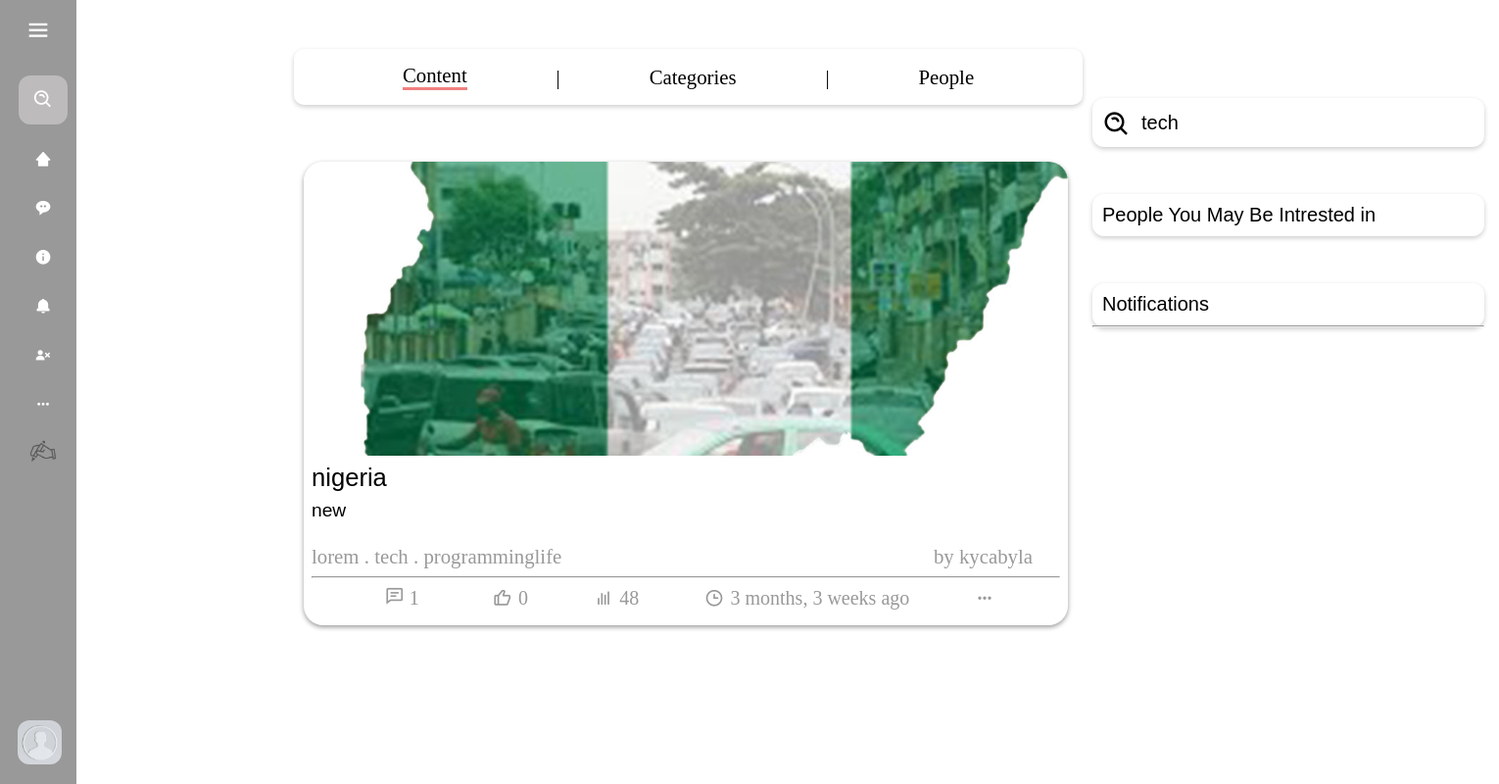
Page /search?q=tech&type=category (signed in) on the earlier database version.
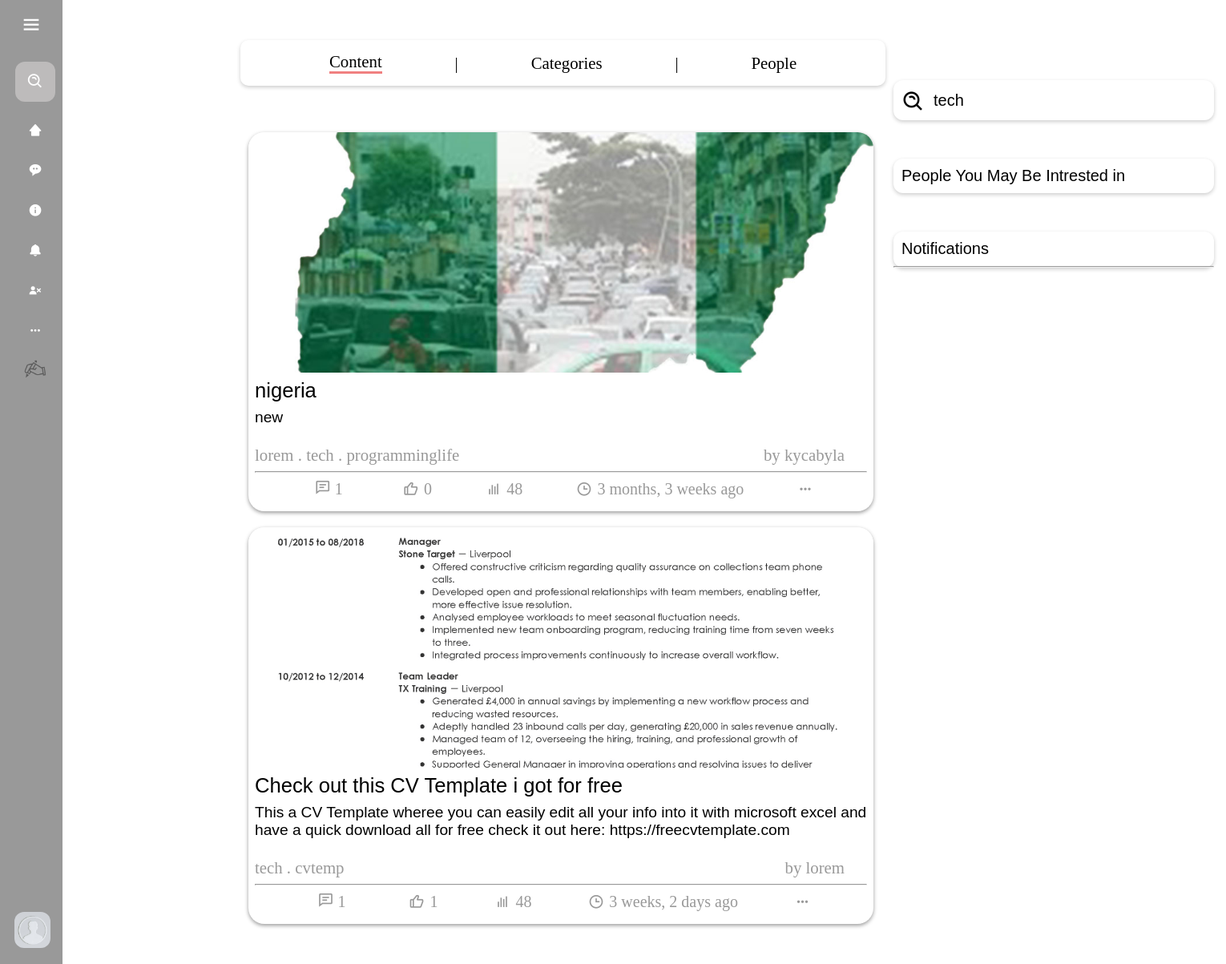
Same page on the later database version.
### blog/models.py (models this page shows, shortened)
class Post(models.Model):
    id = models.UUIDField(primary_key = True, default = uuid.uuid4)
    user = models.ForeignKey(Profile, on_delete= models.SET_NULL, null= True)
    image = models.ImageField(upload_to='post_images', default=None, null=True, blank=True)
    topic = models.CharField(max_length=100, null = True, blank=True)
    caption = models.TextField()
    category = models.ManyToManyField(category, related_name='cats', blank=True)
    created = models.DateTimeField(default = datetime.now)

class category(models.Model):
    category = models.CharField(max_length=200)

class Profile(models.Model):
    user = models.OneToOneField(User, on_delete=models.CASCADE)
    bio = models.TextField(null=True, blank=True)
    dob = models.DateField(null=True, blank=True)
    profile_img =  models.ImageField( upload_to='profile_images', default='default.jpg')
    location = models.CharField(null=True, blank=True, max_length=100)
    website = models.CharField(null=True, blank=True,max_length=100)
    about = models.TextField(null=True, blank=True)
    followers = models.ManyToManyField('self', symmetrical=False, related_name='following')
    userfol = models.ManyToManyField('self', symmetrical=False, related_name='userfollowing')
    def __str__(self):
        return self.user.username

### blog/views.py (the view)
# urls.py: path("search", views.search, name="search-page")
def search(request):
    q = request.GET.get("q")
    type = request.GET.get("type")
    d_user = User.objects.get(username=request.user)
    c_user_profile = Profile.objects.get(user=d_user)
    post = None
    people = None
    if type == "post":
        post = Post.objects.filter(Q(caption__icontains=q) | Q(topic__icontains=q))
    elif type == "category":
        post = Post.objects.filter(category__category__icontains=q)
    elif type == "people":
        people = Profile.objects.filter(
            Q(user__username__icontains=q) | Q(user__first_name__icontains=q)
        )
    else:
        pass
    context = {
        "post": post,
        "c_user_profile": c_user_profile,
        "searchterm": q,
        "people": people,
        "type": type,  # Pass type to template for UI handling
    }
    return render(request, "SearchPage.html", context)

### templates/Searchpage.html (shortened to what this page needs)
{% extends "base.html" %} {% load static %}
{% block content %}
<div>
  <div style="display: flex; flex-direction: column; gap: 3rem">
    <div
      style="
        display: flex;
        align-items: center;
        justify-content: space-evenly;
        font-size: 1.3rem;
        margin-top: 50px;
        box-shadow: 0 2px 5px 0 rgba(0, 0, 0, 0.2);
        padding: 15px 20px;
        border-radius: 10px;
      "
    >
      <a
        style="
          font-family: barlow;
          text-decoration: none;
          color: black;
          border-bottom: 3px solid lightcoral;
        "
        href="/search?q={{ request.GET.q }}&type=post"
        >Content</a
      >
      <span>|</span>
      <a
        style="font-family: barlow; text-decoration: none; color: black"
        href="/search?q={{ request.GET.q }}&type=category"
        >Categories</a
      >
      <span>|</span>
      <a
        style="font-family: barlow; text-decoration: none; color: black"
        href="/search?q={{ request.GET.q }}&type=people"
        >People</a
      >
    </div>
    <div class="content-showing">
      {% if type == "post" %} {% if post %}
      <div class="categories">{% include 'post_listing.html' %}</div>
      {% else %}
      <div
        style="
          width: 700px;
          margin-left: 40px;
          display: flex;
          align-items: center;
          flex-direction: column;
        "
      >
        <img
          style="width: 400px"
          src="{% static 'img/no-results.png' %}"
          alt="nrf"
        />
        <p
          style="
            font-size: 2.3rem;
            font-family: cursive;
            color: lightcoral;
          "
        >
          No Results Found !
        </p>
        <p style="font-size: 1.3rem; font-family: barlow; padding: 10px">
          We couldnt find the item to are searching for
        </p>
      </div>
      {% endif %} {% elif type == "category" %}
      <div class="categories">
        {% if post %} {% include 'post_listing.html' %} {% endif %}
      </div>
      {% endif %}
    </div>
  </div>
</div>
{% endblock %}

### templates/post_listing.html (shortened to what this page needs)
{% load static %}
<link
  href="https://unpkg.com/boxicons@2.1.4/css/boxicons.min.css"
  rel="stylesheet"
/>
<link rel="stylesheet" href="{% static 'css/post_listing.css' %}" />
<link rel="stylesheet" href="{% static 'css/mediaquery.css' %}" />
<body>
  {% for dposts in post %}
 <div class="post_main">
    <div class="user_post">
      <a
        style="text-decoration: none; color: #000"
        href="/post_details/{{dposts.id}}"
      >
        <div class="post_img_div">
          {% if dposts.image %}
          <img src="{{ dposts.image.url }}" class="post_img" />
          {% endif %}
        </div>
        <div class="post_heading"> {{ dposts.topic }} </div>
        <div class="post_body">{{ dposts.caption|truncatechars:300 }}</div>
      </a>
      <div class="post_info">
        <div class="post_about">
          <div class="post_about_links">
            {% for cat in dposts.category.all %}
            <a href="/search?q={{ cat.category }}&type=category">{{ cat.category }}</a>
            {% if not forloop.last %} . {% endif %} {% endfor %}
          </div>
          <a href="/profile/{{ dposts.user}}" class="post_owner"
            >by {{ dposts.user }}</a
          >
        </div>
        <hr />
        <div class="actions">
          <div class="action_btns comment">
            <a href="/post_details#comment">
              <i class="bx bx-comment-detail"></i>
              <span>{{ dposts.message_set.count }}</span>
            </a>
          </div>
                    <div onclick="lorem()" class="action_btns comment">
                        <i id="liker" class="bx bx-like"></i>
                        <span>{{ dposts.like_set.count }}</span>
                    </div>
          <div class="action_btns views">
            <i class="bx bx-bar-chart"></i>
            <span>48</span>
          </div>
          <div class="action_btns views">
            <i class="bx bx-time"></i>
            <span>{{dposts.created | timesince }} ago</span>
          </div>
          <div>
            <i class="bx bx-dots-horizontal-rounded"></i>
          </div>
        </div>
      </div>
    </div>
  </div>
  {% endfor %}
  <nav aria-label="Page navigation example">
    <ul class="pagination">
    </ul>
</nav>
</body>

Differences in the rows shown:
added Post: image (picture), topic "Check out this CV Template i got for free", caption "This a CV Template wheree you can easily edit all your info into it with microsoft excel and have a quick download all for free check it out here: https://freecvtemplate.com", user "lorem", message_set.count "1", like_set.count "1", created "3 weeks, 2 days", category (category "tech")
added category: category "cvtemp", shown under "Check out this CV Template i got for free"
